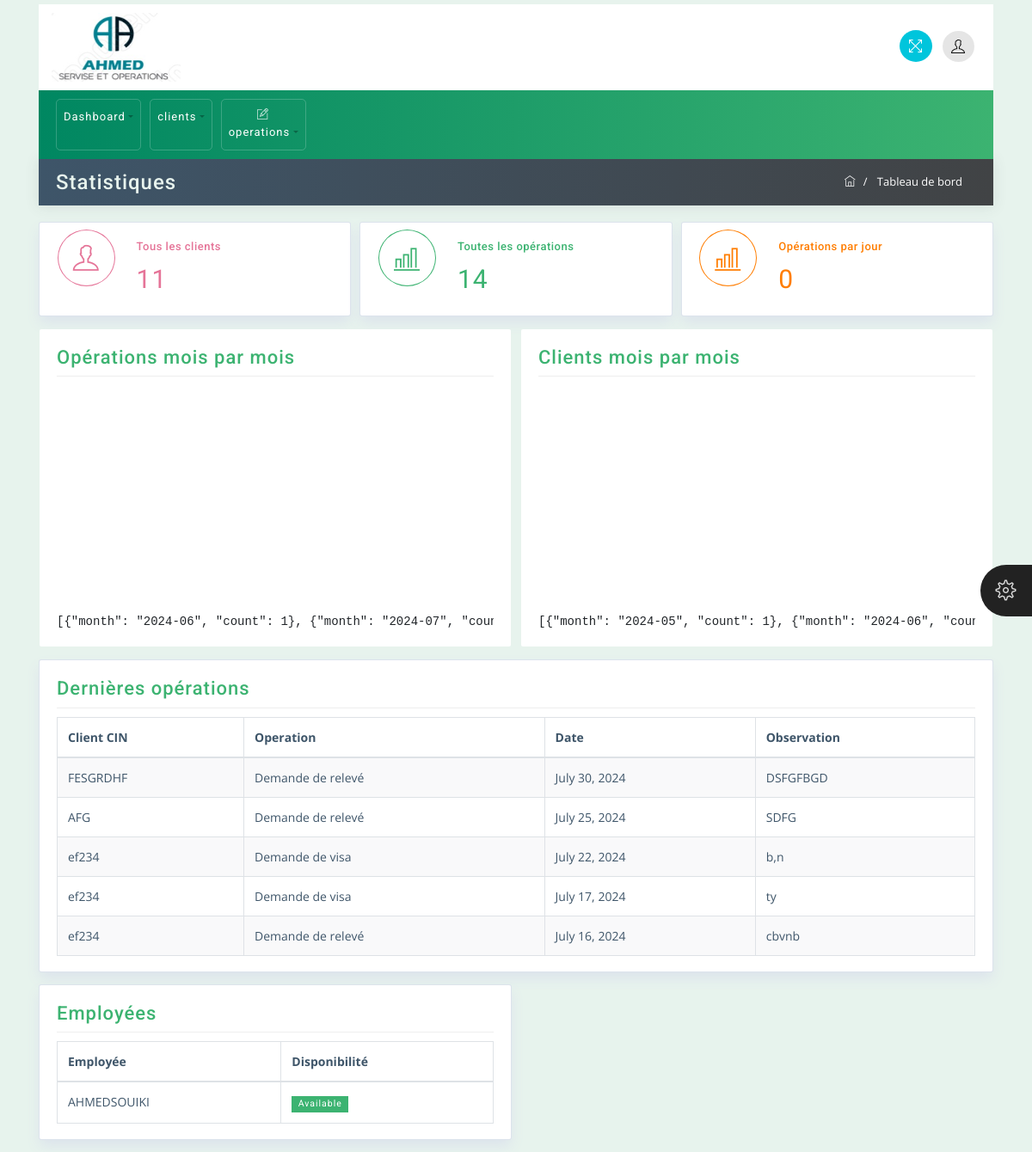
Page /dashboard/ on the earlier database version.
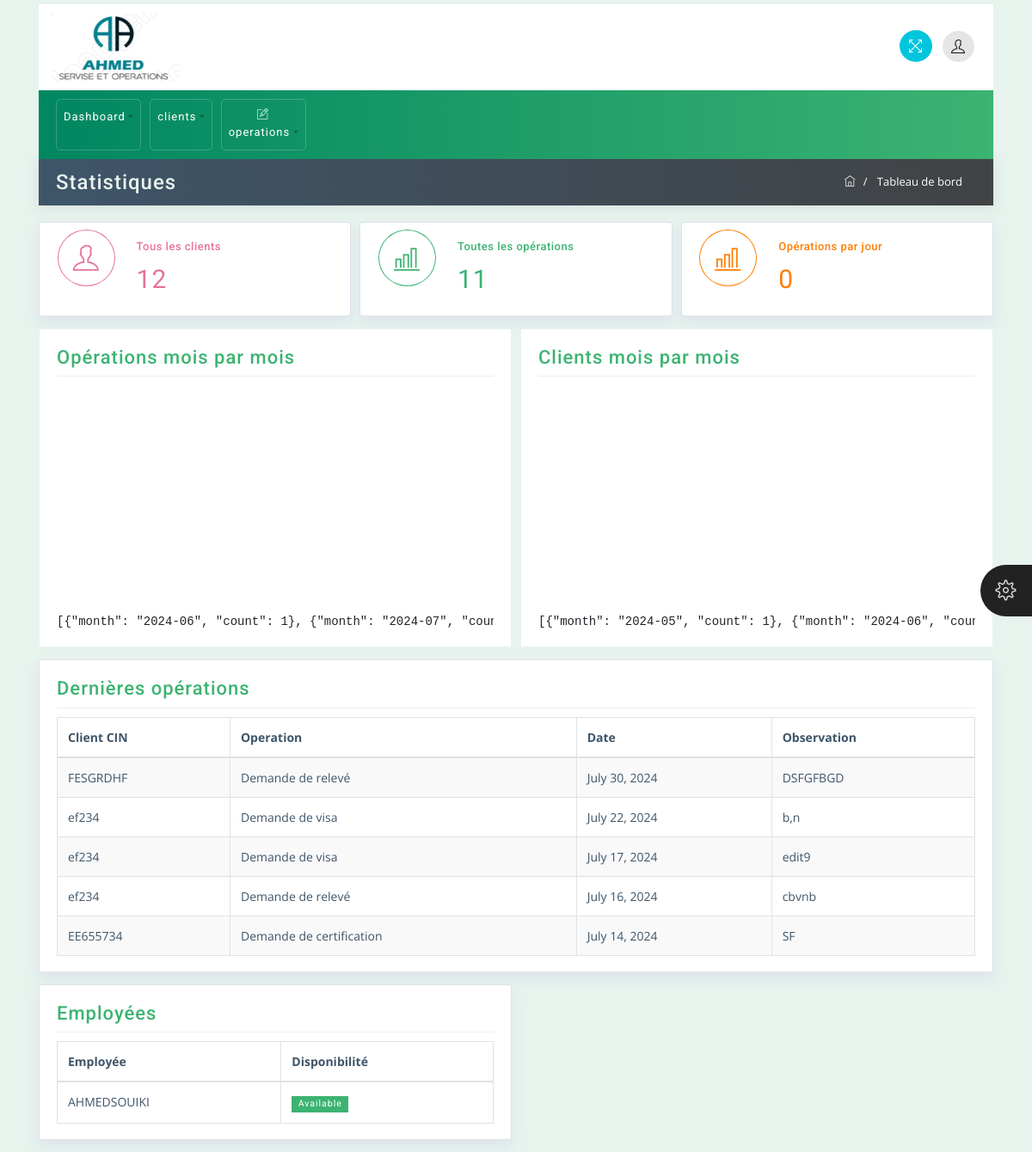
Same page on the later database version.
### employe/models.py (models this page shows, shortened)
class Operation(models.Model):
    client_id = models.CharField(max_length=100)
    operation = models.CharField(max_length=100)
    operation_date = models.DateField(default=timezone.now)
    observation = models.TextField()
    piece_jointe = models.FileField(upload_to='piece_jointe/')
    confirmed = models.BooleanField(default=False)

class Employee(models.Model):
    user = models.OneToOneField(User, on_delete=models.CASCADE)

### employe/views.py (the view)
# urls.py: path('dashboard/', views.DashboardView.as_view(), name='base'),
class DashboardView(TemplateView):
    template_name = 'dashboard.html'
    def get_context_data(self, **kwargs):
        context = super().get_context_data(**kwargs)
        context['operations'] = Operation.objects.order_by('-operation_date')[:5]
        context['employees'] = Employee.objects.all()
        context['clients_count'] = Client.objects.count()
        total_operations = Operation.objects.count()
        operations_per_day = Operation.objects.filter(operation_date=timezone.now().date()).count()
        operations_by_month = Operation.objects.extra(select={'month': "strftime('%Y-%m', operation_date)"}).values('month').annotate(count=Count('id')).order_by('month')
        operations_by_month = list(operations_by_month)
        context['operations_by_month'] = json.dumps(operations_by_month)
        clients_by_month = Client.objects.extra(select={'month': "strftime('%Y-%m', created_date)"}).values('month').annotate(count=Count('id')).order_by('month')
        clients_by_month = list(clients_by_month)
        context['clients_by_month'] = json.dumps(clients_by_month)
        context['total_operations'] = total_operations
        context['operations_per_day'] = operations_per_day
        return context

### employe/templates/dashboard.html (shortened to what the changed rows need)
{% extends 'base.html' %}
{% block content %}
<div class="container home">
    <div class="row">
        <div class="col-md-4">
            <div class="widget-area proclinic-box-shadow color-red">
                <div class="widget-right">
                    <h4 class="wiget-title">Tous les clients
                    </h4>
                    <span class="numeric color-red">{{ clients_count }}</span>
                </div>
            </div>
        </div>
        <div class="col-md-4">
            <div class="widget-area proclinic-box-shadow color-green">
                <div class="widget-right">
                    <h4 class="wiget-title">Toutes les opérations
                    </h4>
                    <span class="numeric color-green">{{ total_operations }}</span>
                </div>
            </div>
        </div>
    </div>
    <div class="row">
        <div class="col-md-12">
            <div class="widget-area-2 proclinic-box-shadow">
                <div class="table-responsive">
                    <table class="table table-bordered table-striped">
                        <thead>
                            <tr>
                                <th>Client CIN</th>
                                <th>Operation</th>
                                <th>Date</th>
                                <th>Observation</th>
                            </tr>
                        </thead>
                        <tbody>
                            {% for operation in operations %}
                            <tr>
                                <td>{{ operation.client_id }}</td>
                                <td>{{ operation.operation }}</td>
                                <td>{{ operation.operation_date }}</td>
                                <td>{{ operation.observation }}</td>
                            </tr>
                            {% endfor %}
                        </tbody>
                    </table>
                </div>
            </div>
        </div>
    </div>
    <div class="row">
        <div class="col-md-6">
            <div class="widget-area-2 progress-status proclinic-box-shadow">
                <div class="table-responsive">
                    <table class="table table-bordered">
                        <thead>
                            <tr>
                                <th>Employée</th>
                                <th>Disponibilité</th>
                            </tr>
                        </thead>
                        <tbody>
                            {% for employee in employees %}
                            <tr>
                                <td>{{ employee.user.username }}</td>
                                <td>
                                    <span class="badge badge-success">Available</span>
                                </td>
                            {% endfor %}
                        </tbody>
                    </table>
                </div>
            </div>
        </div>
    </div>
</div>
{% endblock %}

Differences in the rows shown:
removed Operation: client_id "AFG", operation "Demande de relevé", operation_date "July 25, 2024", observation "SDFG"
changed Operation: observation "ty" → "edit9"
now on this page (row unchanged): Operation: client_id "EE655734", operation "Demande de certification", operation_date "July 14, 2024", observation "SF"
Other differences:
{{ clients_count }}: "11" → "12"
{{ total_operations }}: "14" → "11"
